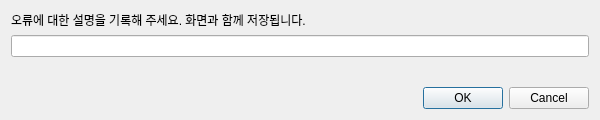
<?xml version="1.0" encoding="UTF-8"?>
<ui version="4.0">
 <class>Dialog</class>
 <widget class="QDialog" name="Dialog">
  <property name="geometry">
   <rect>
    <x>0</x>
    <y>0</y>
    <width>600</width>
    <height>120</height>
   </rect>
  </property>
  <property name="minimumSize">
   <size>
    <width>600</width>
    <height>120</height>
   </size>
  </property>
  <property name="maximumSize">
   <size>
    <width>600</width>
    <height>120</height>
   </size>
  </property>
  <property name="windowTitle">
   <string>오류사항 기록</string>
  </property>
  <property name="sizeGripEnabled">
   <bool>false</bool>
  </property>
  <property name="modal">
   <bool>false</bool>
  </property>
  <layout class="QGridLayout" name="gridLayout">
   <item row="3" column="0">
    <widget class="QDialogButtonBox" name="buttonBox">
     <property name="orientation">
      <enum>Qt::Horizontal</enum>
     </property>
     <property name="standardButtons">
      <set>QDialogButtonBox::Cancel|QDialogButtonBox::Ok</set>
     </property>
    </widget>
   </item>
   <item row="0" column="0">
    <widget class="QLabel" name="label">
     <property name="text">
      <string>오류에 대한 설명을 기록해 주세요. 화면과 함께 저장됩니다.</string>
     </property>
    </widget>
   </item>
   <item row="1" column="0">
    <widget class="QLineEdit" name="lineEdit"/>
   </item>
   <item row="2" column="0">
    <spacer name="verticalSpacer">
     <property name="orientation">
      <enum>Qt::Vertical</enum>
     </property>
     <property name="sizeType">
      <enum>QSizePolicy::Expanding</enum>
     </property>
     <property name="sizeHint" stdset="0">
      <size>
       <width>20</width>
       <height>80</height>
      </size>
     </property>
    </spacer>
   </item>
  </layout>
 </widget>
 <resources/>
 <connections>
  <connection>
   <sender>buttonBox</sender>
   <signal>accepted()</signal>
   <receiver>Dialog</receiver>
   <slot>accept()</slot>
   <hints>
    <hint type="sourcelabel">
     <x>248</x>
     <y>254</y>
    </hint>
    <hint type="destinationlabel">
     <x>157</x>
     <y>274</y>
    </hint>
   </hints>
  </connection>
  <connection>
   <sender>buttonBox</sender>
   <signal>rejected()</signal>
   <receiver>Dialog</receiver>
   <slot>reject()</slot>
   <hints>
    <hint type="sourcelabel">
     <x>316</x>
     <y>260</y>
    </hint>
    <hint type="destinationlabel">
     <x>286</x>
     <y>274</y>
    </hint>
   </hints>
  </connection>
 </connections>
</ui>
